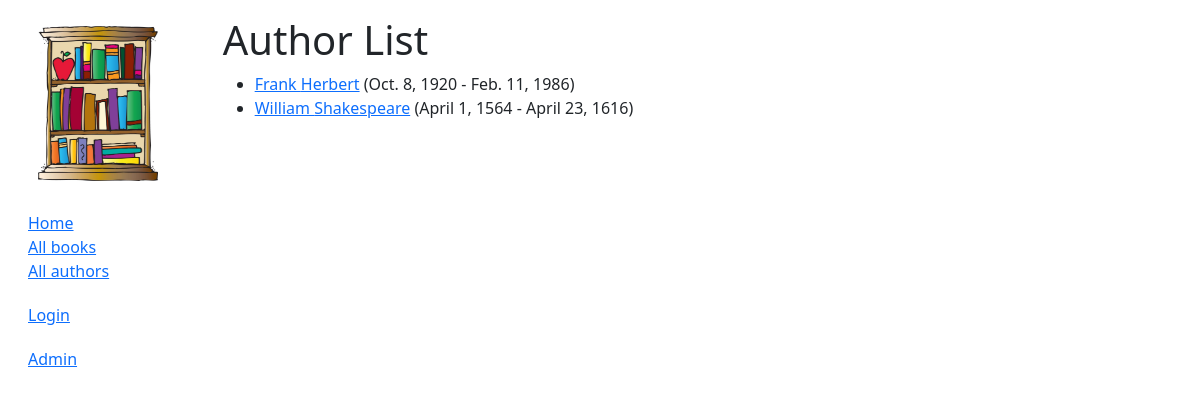
Screenshot of /catalog/authors/ with the database file from the repository.
### catalog/models.py (models this page shows, shortened)
class Author(models.Model):
    first_name = models.CharField(max_length=100)
    last_name = models.CharField(max_length=100)
    date_of_birth = models.DateField(null=True, blank=True)
    date_of_death = models.DateField('died', null=True, blank=True)
    class Meta:
        ordering = ['last_name', 'first_name']
    def get_absolute_url(self):
        return reverse('author-detail', args=[str(self.id)])

### catalog/views.py (the view)
# urls.py: path('authors/', views.AuthorListView.as_view(), name='authors'),
class AuthorListView(generic.ListView):
    model = Author
    paginate_by = 10

### catalog/templates/catalog/author_list.html (shortened to what this page needs)
{% extends "base_generic.html" %}
{% block content %}
  <h1>Author List</h1>
  {% if author_list %}
    <ul>
      {% for author in author_list %}
      <li>
        <a href="{{ author.get_absolute_url }}">{{ author.first_name }} {{ author.last_name }}</a>
        ({{author.date_of_birth}} - {{author.date_of_death}})
      </li>
      {% endfor %}
    </ul>
  {% else %}
    <p>There are no authors in the library.</p>
  {% endif %}
{% endblock %}

### rows the page displays
Author: first_name "Frank", last_name "Herbert", date_of_birth "Oct. 8, 1920", date_of_death "Feb. 11, 1986"
Author: first_name "William", last_name "Shakespeare", date_of_birth "April 1, 1564", date_of_death "April 23, 1616"
